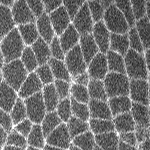
#> input picture cells.tif, 150 x 150 px
$ jupyter execute 20230213_distancetransform.ipynb
#> lines starting #> are read from the running program, lines starting #| are printed output that depends on the picture; after the words box and inside, x2 and y2 are one past the last pixel; in counts of white or black regions, pixels touching at a corner belong together
# Mathematical morphology: the distance transform

### 1. Overview & learning objectives
In this notebook we will develop a method to identify one point per cell. This will be useful later on to apply region-growing algorithms of cell segmentation.

With this notebook we will:

1. Learn about the distance transform as a morphological method to measure distances in an image.

1. Use the local maxima of the distance transform to identify one point per object to be segmented.

1. Overlay labeled and grayscale images.

### 2. The distance transform
In previous lectures, we have used a combination of filtering, local thresholding, and mathematical morphology to generate a mask of cell edges. Our ultimate goal is to find one point per cell that we will *grow* using a segmentation algorithm. Run this code to reproduce what we did so far:

[cell 1]
import matplotlib.pyplot as plt
import numpy
from skimage import exposure, filters, io, morphology

# Read image from disk.
animage = io.imread('cells.tif')
#> animage is the input picture: shape (150, 150); min 31, max 255, mean 113.3

# Gaussian smoothing to facilitate edge detection.
animage_smooth = filters.gaussian(animage, sigma=2, preserve_range=True)
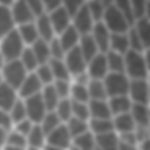
#> animage_smooth: shape (150, 150) float64; min 69.65, max 197.4, mean 113.3

# Contrast stretch.
animage_rescaled = exposure.rescale_intensity(
    animage_smooth, out_range=numpy.uint8)
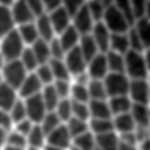
#> animage_rescaled: shape (150, 150); min 0, max 255, mean 86.5

# Local threshold.
amask = animage_rescaled >= filters.threshold_local(
    animage_rescaled, 33, method='gaussian')
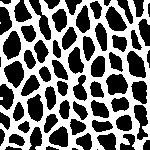
#> amask: shape (150, 150) bool; 46.3% white; 3 white regions (2 under 20 px), largest, box (x1, y1, x2, y2) and area: (0, 0, 150, 150) 10401

amask_closed = morphology.binary_closing(amask, morphology.disk(3))
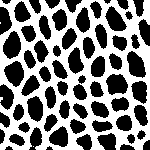
#> amask_closed: shape (150, 150) bool; 50.1% white; 67 black regions (2 under 20 px), largest, box (x1, y1, x2, y2) and area: (4, 61, 24, 87) 355, (3, 31, 21, 59) 354, (127, 51, 146, 78) 348

# Display image and mask.
fig, axs = plt.subplots(1, 2)
axs[0].imshow(animage, cmap='Greys_r')
axs[1].imshow(amask_closed, cmap='binary_r')
plt.show()

Now that we have a good representation of interfacial pixels, let's find pixels **away** from interfaces. The **distance transform** of a binary image is an image in which the value of each pixel corresponds to its distance to the background. In general, the distance transform can be calculated by iteratively eroding an image until there are no "on" pixels left. The distance transform value of a pixel corresponds to the number of the erosion in which the pixel disappeared.

We can use the distance transform to identify pixels far from cell interfaces. We will use a method in the scipy.ndimage module to calculate the distance transform, **distance_transform_edt**. scikit-image provides its own method to calculate the distance transform (skimage.morphology.medial_axis), but that function does many more things, and using it here is overkill.

Use distance_transform_edt to calculate the distance transform of the mask above. Remember, we are trying to find the distance from any given pixel to the cell interfaces ...

[cell 2]
# DELETE THIS CODE.

import scipy.ndimage as ndimage

# distance_transform_cdt does integer distances. Using the chessboard distance metric (instead of taxicab) is the equivalent as a dt implemented through sequential erosions with N8 connnectivity.
# distance_transform_edt multiplies the distance of corner pixels by 1.4 (sqrt(2)).
dt = ndimage.distance_transform_edt(numpy.invert(amask_closed))
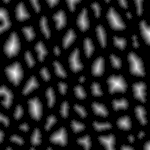
#> dt: shape (150, 150) float64; min 0, max 9.43, mean 1.38; drawn with min black and max white

fig, axs = plt.subplots(1, 2)
axs[0].imshow(animage, cmap='Greys_r')
axs[1].imshow(dt, cmap='Greys_r')
plt.show()

### 3. Finding and displaying seeds
Our goal is to obtain one and only one seed point per cell. Once we have the distance transform, there are multiple ways to obtain one point per cell. To visualize seeds, let's define a function, **plot_seeds** that plots a list of points over an image. The function also returns an image with the seeds.

[cell 3]
def plot_seeds(theimage, theseed_coords):
    """
        plot_seeds: plots a set of points on an image.

        input:
            theimage: ndarray representing the image.
            theseed_coords: ndarray with two columns and as many rows as points to be displayed,
                            containing the [y, x] coordinates of each point.

        output:
            seed_image: ndarray representing a labeled image with one object per seed.
    """

    # Create empty seed image.
    seed_image = numpy.zeros(theimage.shape)

    # For each seed ...
    for label, seed_xy in enumerate(theseed_coords):
        # ... set the value of the corresponding pixel to a different value.
        seed_image[seed_xy[0], seed_xy[1]] = label + 1

    # Display the image.
    plt.imshow(theimage, cmap='gray')

    # Create a structuring element to dilate (aka grow) seeds a bit for display.
    structelem = morphology.disk(3)

    # And overlay the seeds.
    plt.imshow(morphology.dilation(seed_image, structelem), cmap='jet', alpha=0.50)
    plt.show()

    return seed_image

To obtain one point per cell, we will extract the local maxima of the distance transform. This could be accomplished in different ways. For example, one could threshold the distance tranform to identify pixels that are **at least** a certain distance away from cell interfaces (you could think about how to implement that solution, perhaps using an adaptive threshold).

In scikit-image, the skimage.feature module includes the method **peak_local_max**, which can be applied to the distance transform (in combination with the mask that we generated) to obtain one maximum per cell.

Using the documentation of **peak_local_max** and **plot_seeds**, extract and visualize a set of seeds for our image. What are the critical parameters to obtain an accurate number of seeds? What are the limitations of peak_local_max?

[cell 4]
# DELETE THIS CODE
import skimage.feature as feature

coords_maxima = feature.peak_local_max(dt, labels=morphology.label(numpy.invert(amask_closed)), num_peaks_per_label=1, exclude_border=False)
#> coords_maxima = 67 pairs, first value 0 to 149, second value 0 to 149

seed_image = plot_seeds(animage, coords_maxima)
#> the loop in plot_seeds, `for label, seed_xy in enumerate(theseed_coords):` made 67 passes
#> seed_xy on passes 1 to 12: [0, 6], [0, 34], [0, 52], [0, 72], [0, 107], [0, 122], [0, 138], [13, 21], [6, 95], [21, 115], [14, 0], [23, 83]
#> after the loop in plot_seeds, `for label, seed_xy in enumerate(theseed_coords):`:
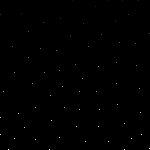
#> seed_image: shape (150, 150) float64; min 0, max 67, mean 0.1; drawn with min black and max white
#> in plot_seeds, `plt.show()`:
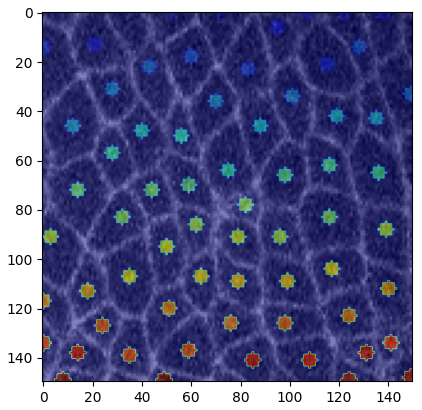
#> figure drawn by matplotlib, 1 panel
